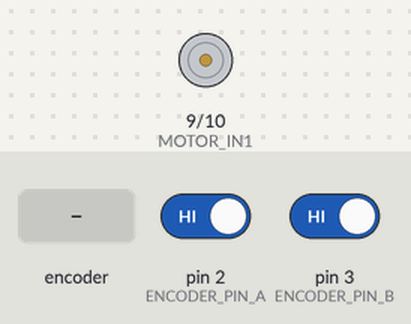
Bench run of a sketch on a simulated Arduino Uno, built with avr-gcc and run on an emulated ATmega328P. Parts: motor-driver pin pairs drawn as motors (green arrow = first pin HIGH = forward, orange = second pin HIGH = backward, longer = more drive). The inputs (shaded band) are chosen by the test bench; at power-on: pin 2 (ENCODER_PIN_A) HIGH, pin 3 (ENCODER_PIN_B) HIGH. What the sketch prints to the serial monitor is not drawn.

Above: at 0.1 s.
At 4.2 s:
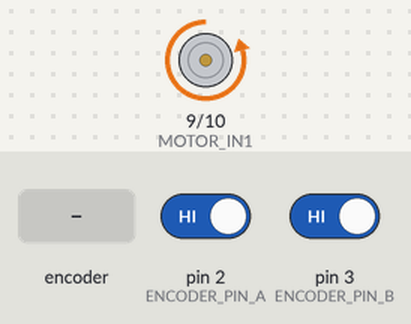
4.3 s: rotary encoder on pin 2 (ENCODER_PIN_A) / pin 3 (ENCODER_PIN_B) turned 1 step (first pin leading)
7.5 s: rotary encoder on pin 2 (ENCODER_PIN_A) / pin 3 (ENCODER_PIN_B) turned 2 steps (second pin leading)
Timing chart, 0 to 10.5 s (numbered marks = the images above; inputs shaded):
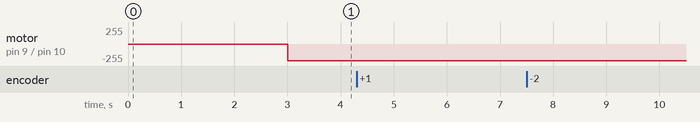

The sketch:

pid_motor.ino
```cpp
  // Define encoder pin numbers
  #define ENCODER_PIN_A 2   // Channel A (encoder)
  #define ENCODER_PIN_B 3   // Channel B (encoder)

  // Define motor control pins (DRV8833)
  #define MOTOR_IN1 9       // Control pin 1 (for speed and direction)
  #define MOTOR_IN2 10      // Control pin 2 (for speed and direction)

  // Define encoder and gear parameters
  #define PPR 7             // Pulses per revolution from the encoder
  #define gearRatio 50      // Example gear ratio (change as needed)
  const uint32_t CPR = 4 * PPR * gearRatio;  // Calculated Counts Per Revolution
  // Allowable error in counts
  #define tolerance 5

  volatile int32_t encoderPosition = 0;  // Position of the encoder (in counts)
  volatile int32_t lastEncoded = 0;      // Last encoded value to detect direction

  // Variables for target angle, target counts, and motor speed
  int16_t targetAngle = 90;                // Target angle (set by Serial input)
  int32_t targetCounts = 0;               // Target counts (calculated from target angle)
  int pwmValue = 255;
  bool reachedTarget = false;             // Flag to track if target is reached

  // PID parameters
  // https://en.wikipedia.org/wiki/Ziegler%E2%80%93Nichols_method
  // https://www.sciencedirect.com/topics/computer-science/ziegler-nichols-method
  bool use_pid = true; // Set to true if you want to use this
  const float Ku = 1.8;
  const float Tu = 0.25;
  const float freq = 1/Tu;
  const float kp = 0.5*Ku;//2.0*0.6; // Ku found to be at 2.0
  // Tu Oscillations = 0.25
  const float ki = 0.0;//2.0*freq;//0.4*Ku/Tu;
  const float kd = 0.0; //0.125/freq; //0.066*Ku*Tu;//0.075*2.0*0.15;
  int32_t actualAngle = 0.0;
  long prevT = 0;
  float error_prev = 0;
  float error_int = 0;
  unsigned long start_time = millis();
  bool recievedInput = false;

  void setup() {
    // Initialize serial communication for debugging and input
    Serial.begin(57600);
    Serial.println("Enter target angle in this format: angle (e.g., 90) or enter 'stop' to stop the motor");

    // Set encoder pins as input
    pinMode(ENCODER_PIN_A, INPUT);
    pinMode(ENCODER_PIN_B, INPUT);

    // Set motor control pins as output
    pinMode(MOTOR_IN1, OUTPUT);
    pinMode(MOTOR_IN2, OUTPUT);

    delay(3000);
    targetCounts =  static_cast<int32_t>((static_cast<int64_t>(CPR) * targetAngle) / 360);  // Recalculate target counts when target angle changes
    attachInterrupt(digitalPinToInterrupt(ENCODER_PIN_A), updateEncoder, CHANGE);
    attachInterrupt(digitalPinToInterrupt(ENCODER_PIN_B), updateEncoder, CHANGE);

  }

  int32_t convertEncoder2Deg(int32_t encoderCount)
  {
    return 360.0 * (encoderCount/CPR);
  }

  void loop() {
    // Handle Serial input for stopping or setting target angle
    // if (Serial.available() > 0)
    // {
    //   String inputString = Serial.readStringUntil('\n');  // Read input string until newline
    //   parseSerialInput(inputString);  // Function to parse input for angle or stop command
    //     // Attach interrupts to handle changes on channel A and B
    //   attachInterrupt(digitalPinToInterrupt(ENCODER_PIN_A), updateEncoder, CHANGE);
    //   attachInterrupt(digitalPinToInterrupt(ENCODER_PIN_B), updateEncoder, CHANGE);
    //   reachedTarget = false;  //
    // }
    attachInterrupt(digitalPinToInterrupt(ENCODER_PIN_A), updateEncoder, CHANGE);
    attachInterrupt(digitalPinToInterrupt(ENCODER_PIN_B), updateEncoder, CHANGE);
    int error = targetCounts - encoderPosition;
    double current_time_sec = (millis() - start_time)/1000.0;
    // Print the encoderPosition Desired Position
    Serial.print(current_time_sec);
    Serial.print(",");
    Serial.print(encoderPosition);
    Serial.print(",");
    Serial.print(targetCounts);
    Serial.println("");

    // Compute PID gains if we are using it
    if (use_pid == true)
    {
      // time difference
      long currT = micros();
      float deltaT = ((float) (currT - prevT))/( 1.0e6 );
      prevT = currT;

      // We get the errors for the derivative and integral gains
      // derivative
      float dedt = (error-error_prev)/(deltaT);
      // integral
      error_int = error_int + error*deltaT;
      // Constrain the gains
      int pid_pwm = kp*error + kd*dedt+ ki*error_int;

      // To be safe in real life we would constraint
      // our output
      if (abs(error) <= tolerance)
      {
        pid_pwm = 0;
      }
      else if (abs(pid_pwm) >= 255)
      {
        pid_pwm = 250;
      }
      else if (abs(pid_pwm) <= 50)
      {
        pid_pwm = 50;
      }
      pwmValue = abs(pid_pwm);;

    }
    if (abs(error) <= tolerance)
    {
    stopMotor();
    }
    else {
      if (error <= tolerance) {  // Forward
        moveForward(pwmValue);
        // Serial.print("Moving Forward - Encoder Position (counts): ");
      }
      else if (error > tolerance) {  // Reverse
        moveBackward(pwmValue);
      }
    }
      // delay(10);  // Small delay for smoother motor control and less noisy Serial Monitor output
  }


  void moveForward(int pwmValue)
  {
    analogWrite(MOTOR_IN1, pwmValue);
    digitalWrite(MOTOR_IN2, 0);
  }

  void moveBackward(int pwmValue)
  {
    digitalWrite(MOTOR_IN1, 0);
    analogWrite(MOTOR_IN2, pwmValue);
  }

  void parseSerialInput(String input)
  {
    // Remove any spaces or unwanted characters
    input.trim();
    if (input.equalsIgnoreCase("stop")) {
      stopMotor();
      Serial.println("Motor stopped by user command.");
    } else {
      targetAngle = input.toInt();
      targetCounts =  static_cast<int32_t>((static_cast<int64_t>(CPR) * targetAngle) / 360);  // Recalculate target counts when target angle changes
      Serial.print("Target Count Set To: ");
      Serial.println(targetCounts);
    }
  }

  // Function to stop the motor
  void stopMotor()
  {
    analogWrite(MOTOR_IN1, 0);
    analogWrite(MOTOR_IN2, 0);
    detachInterrupt(digitalPinToInterrupt(ENCODER_PIN_A));
    detachInterrupt(digitalPinToInterrupt(ENCODER_PIN_B));
    // reachedTarget = true;  // Set flag to avoid restarting
  }

  // Interrupt service routine (ISR) to handle encoder changes
  void updateEncoder()
  {
    bool MSB = digitalRead(ENCODER_PIN_A); // Most Significant Bit (Channel A)
    bool LSB = digitalRead(ENCODER_PIN_B); // Least Significant Bit (Channel B)

    uint8_t encoded = (MSB << 1) | LSB;         // Combine both channels to get a 2-bit value
    uint8_t sum = (lastEncoded << 2) | encoded; // Form a 4-bit combination of the last and current state

    // Use logic to update position
    if (sum == 0b0100 || sum == 0b0010 || sum == 0b1011 || sum == 0b1101) encoderPosition--;
    if (sum == 0b1110 || sum == 0b1000 || sum == 0b0001 || sum == 0b0111) encoderPosition++;

    lastEncoded = encoded;  // Save current state for the next interrupt
  }
```
